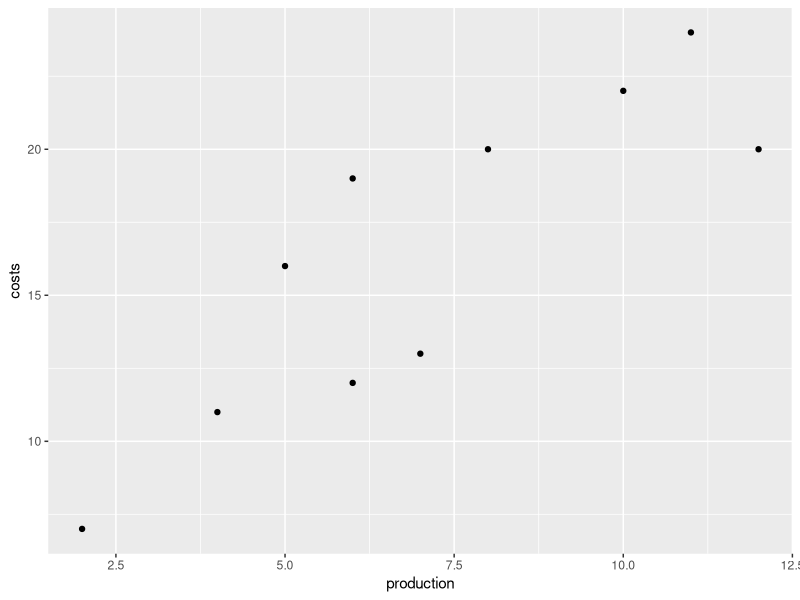
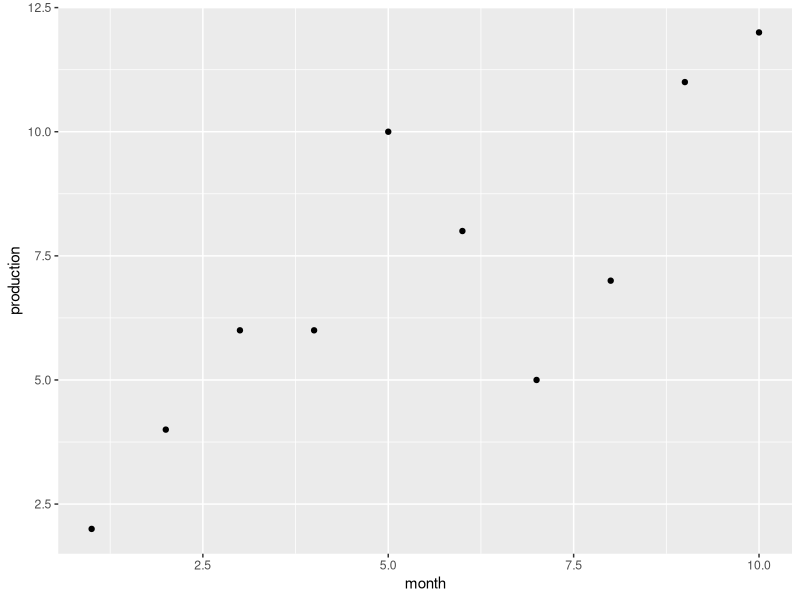
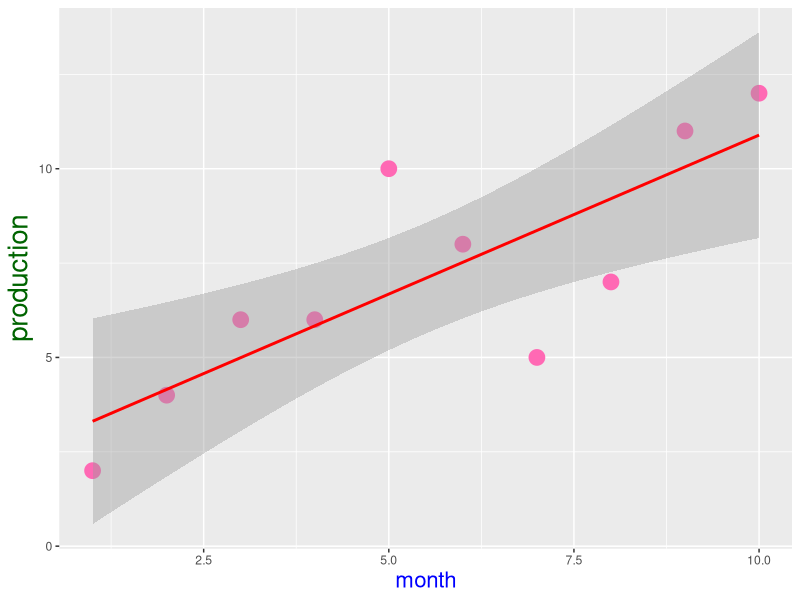

Recreate these plots in R, in order.
## ---- chunk 1
knitr::opts_chunk$set(echo = TRUE)
## ---- chunk 2
library(readr) # Loads in the library readr
## ---- chunk 3
x_vector<-c(26,36,59,24,21,47,65,16,56,33)

y_vector<-c(55,49,33,44,39,59,47,62,56,54)

## ---- chunk 4
mean(x_vector) ## mean of x_vector
sd(x_vector)  ## standard deviation of x_vector
mean(y_vector)  ## mean of y_vector
sd(y_vector)  ## standard deviation of y_vector

## Remove the second, fifth and sixth elements
x_vector_removed<-x_vector[-c(2,5,6)]
y_vector_removed<-y_vector[-c(2,5,6)]

x_vector_removed
y_vector_removed

## Alternatively
x_vector_removed<-x_vector[c(1,3,4,7,8,9,10)]
y_vector_removed<-y_vector[c(1,3,4,7,8,9,10)]

x_vector_removed
y_vector_removed

mean(x_vector_removed)
sd(x_vector_removed)
mean(y_vector_removed)
sd(y_vector_removed)

xy_dataframe<-as.data.frame(cbind(x_vector_removed,y_vector_removed))

xy_dataframe

## ---- chunk 5
imdb_data<-read.csv("imdb_top_1000_movies.csv")

head(imdb_data)

tail(imdb_data)

## ---- chunk 6
production<-c(2, 4,6,6,10, 8, 5, 7, 11, 12)
costs<-c(7,11, 12, 19, 22, 20, 16, 13, 24, 20)

df<-as.data.frame(cbind(production,costs))

library(ggplot2)

ggplot(df,aes(x=production,y=costs))+geom_point()
## ---- chunk 7
month<-c(1:10)
df<-cbind(df,month)

ggplot(df,aes(x=month,y=production))+geom_point()
## ---- chunk 8

ggplot(df,aes(x=month,y=production))+geom_point(size=5,col="hotpink")+
  geom_smooth(method="lm",col="red")+
  theme(axis.title.x = element_text(size=16, colour = "blue"),                            
        axis.title.y = element_text(size=20, colour = "darkgreen"))
